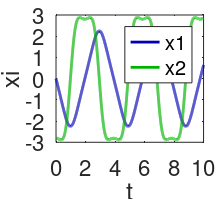

MATLAB code to generate this figure: (Note: this script raises an error after producing the figure.)
clc; clear all; close all;

% Parameters
dt = 0.001;
tspan = dt:dt:10;
x0 = [0; -2.8];

f = @(t,x)([x(2); x(1) - x(1)^3]);
H = @(x)( (1/2)*x(2).^2-(1/2)*x(1).^2 + (1/4)*x(1).^4 );
ode_options = odeset('RelTol',1e-10, 'AbsTol',1e-11);

usesine = 0;
polyorder = 4;
nvar = 2;

%% Trajectory data

[t,y] = ode45(f,tspan,x0,ode_options);

Hy = zeros(length(y),1);
dy = zeros(size(y));
for k=1:length(y)
    dy(k,:) = f(0,y(k,:))';
    Hy(k) = H(y(k,:));
end

figure; hold on, box on
plot(t,y(:,1),'-','Color',[0,0,0.7],'LineWidth',2)
plot(t,y(:,2),'-','Color',[0,0.7,0],'LineWidth',2)
legend('x1','x2')
xlabel('t'), ylabel('xi')
set(gca,'xtick',[0:2:10])
set(gca,'FontSize',16)
set(gcf,'Position',[100 100 225 200])
set(gcf,'PaperPositionMode','auto')


% Construct libraries
Theta = buildTheta(y,nvar,polyorder,usesine);
Gamma = buildGamma(y,dy,nvar,polyorder,usesine);

% Compute SVD
[U,S,V] = svd(0*Theta - Gamma,'econ');

% Least-squares Koopman
K = pinv(Theta)*Gamma;
K(abs(K)<1e-12) = 0;
[T,D] = eig(K);
D = diag(D);
[~,IX] = sort(abs(D),'ascend');

% Compute eigenfunction
xi0 = V(:,end);             % from SVD
xi0(abs(xi0)<1e-12) = 0;

D(IX(1))
xi1 = T(:,IX(1));%+Tls(:,IX(2));  % from least-squares fit
xi1(abs(xi1)<1e-12) = 0; 

% Plot evolution of eigenfunction = Hamiltonian
if length(Hy)~=length(t)
    t = 1:length(Hy);
end

figure; hold on, box on
ph(1) = plot(t,Hy./norm(Hy),'-k', 'LineWidth',18,'Color',[0.7,0.7,0.7]);
ph(2) = plot(t,(Theta)*(xi0)./norm((Theta)*(xi0)),'-b', 'LineWidth',8,'Color',[0,0,1]);
ph(3) = plot(t,-(Theta)*(xi1)./norm((Theta)*(xi1)),'--', 'LineWidth',8,'Color',[0,0.5,0]);
xlabel('t'), ylabel('E')
ylim([0.01-1e-4 0.01+2e-4]), xlim([min(t) max(t)])
set(gca,'xtick',[0:2:10])
legend(ph,'True place', 'SVD place', 'LS place')
set(gca,'FontSize',16)
set(gcf,'Position',[100 100 260 200])
set(gcf,'PaperPositionMode','auto')
